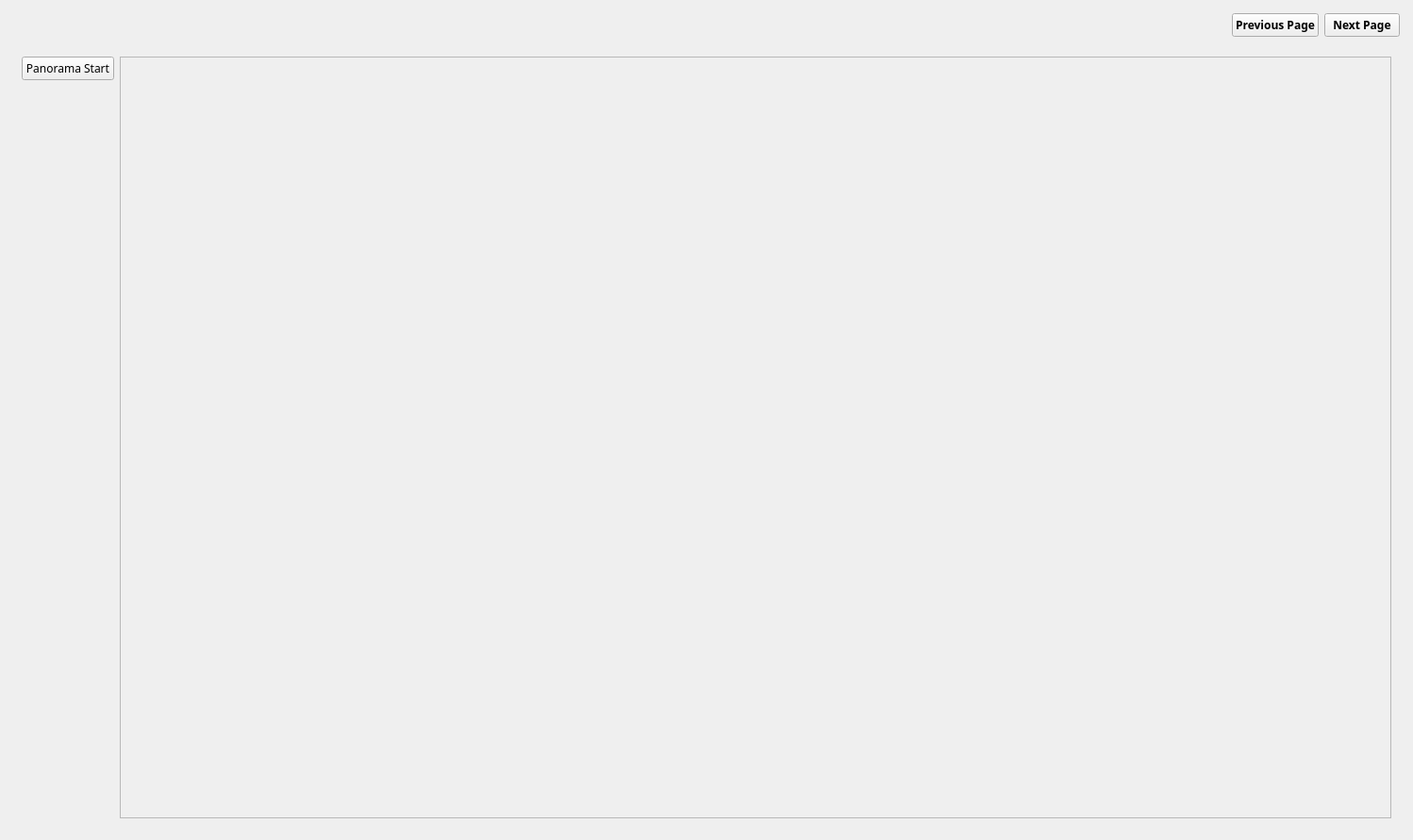
<?xml version="1.0" encoding="UTF-8"?>
<ui version="4.0">
 <class>MainWindow</class>
 <widget class="QMainWindow" name="MainWindow">
  <property name="windowModality">
   <enum>Qt::WindowModal</enum>
  </property>
  <property name="geometry">
   <rect>
    <x>0</x>
    <y>0</y>
    <width>1498</width>
    <height>891</height>
   </rect>
  </property>
  <property name="sizePolicy">
   <sizepolicy hsizetype="Expanding" vsizetype="Expanding">
    <horstretch>0</horstretch>
    <verstretch>0</verstretch>
   </sizepolicy>
  </property>
  <property name="windowTitle">
   <string>panorama</string>
  </property>
  <property name="windowIcon">
   <iconset>
    <normaloff>skysysIcon.png</normaloff>skysysIcon.png</iconset>
  </property>
  <widget class="QWidget" name="centralwidget">
   <layout class="QGridLayout" name="gridLayout">
    <item row="1" column="0">
     <widget class="QStackedWidget" name="QStackedWidget">
      <property name="currentIndex">
       <number>2</number>
      </property>
      <widget class="QWidget" name="page1">
       <layout class="QHBoxLayout" name="page1Layout">
        <property name="spacing">
         <number>5</number>
        </property>
        <property name="leftMargin">
         <number>5</number>
        </property>
        <property name="topMargin">
         <number>5</number>
        </property>
        <property name="rightMargin">
         <number>5</number>
        </property>
        <property name="bottomMargin">
         <number>5</number>
        </property>
        <item>
         <widget class="QWidget" name="pageWidget1" native="true">
          <layout class="QHBoxLayout" name="horizontalLayout_12">
           <property name="rightMargin">
            <number>0</number>
           </property>
           <item>
            <layout class="QVBoxLayout" name="verticalLayout_4">
             <property name="rightMargin">
              <number>0</number>
             </property>
             <item>
              <widget class="QLabel" name="liveLabel">
               <property name="sizePolicy">
                <sizepolicy hsizetype="Minimum" vsizetype="Preferred">
                 <horstretch>0</horstretch>
                 <verstretch>0</verstretch>
                </sizepolicy>
               </property>
               <property name="font">
                <font>
                 <family>나눔고딕</family>
                 <pointsize>12</pointsize>
                 <weight>75</weight>
                 <bold>true</bold>
                </font>
               </property>
               <property name="text">
                <string>라이브</string>
               </property>
              </widget>
             </item>
             <item>
              <widget class="QLabel" name="chListLabel">
               <property name="sizePolicy">
                <sizepolicy hsizetype="Minimum" vsizetype="Preferred">
                 <horstretch>0</horstretch>
                 <verstretch>0</verstretch>
                </sizepolicy>
               </property>
               <property name="font">
                <font>
                 <family>나눔고딕</family>
                </font>
               </property>
               <property name="text">
                <string>채널 리스트</string>
               </property>
              </widget>
             </item>
             <item>
              <widget class="QTreeWidget" name="chTreeWidget">
               <property name="sizePolicy">
                <sizepolicy hsizetype="Minimum" vsizetype="MinimumExpanding">
                 <horstretch>0</horstretch>
                 <verstretch>0</verstretch>
                </sizepolicy>
               </property>
               <property name="font">
                <font>
                 <family>나눔고딕</family>
                </font>
               </property>
               <column>
                <property name="text">
                 <string>CCTV</string>
                </property>
               </column>
               <column>
                <property name="text">
                 <string>URL</string>
                </property>
               </column>
              </widget>
             </item>
             <item>
              <spacer name="verticalSpacer_5">
               <property name="orientation">
                <enum>Qt::Vertical</enum>
               </property>
               <property name="sizeType">
                <enum>QSizePolicy::Minimum</enum>
               </property>
               <property name="sizeHint" stdset="0">
                <size>
                 <width>20</width>
                 <height>40</height>
                </size>
               </property>
              </spacer>
             </item>
             <item>
              <widget class="QLabel" name="streamingLabel">
               <property name="sizePolicy">
                <sizepolicy hsizetype="Minimum" vsizetype="Preferred">
                 <horstretch>0</horstretch>
                 <verstretch>0</verstretch>
                </sizepolicy>
               </property>
               <property name="font">
                <font>
                 <family>나눔고딕</family>
                 <weight>75</weight>
                 <bold>true</bold>
                </font>
               </property>
               <property name="text">
                <string>Streaming</string>
               </property>
               <property name="alignment">
                <set>Qt::AlignCenter</set>
               </property>
              </widget>
             </item>
             <item>
              <layout class="QHBoxLayout" name="horizontalLayout_4">
               <item>
                <spacer name="horizontalSpacer">
                 <property name="orientation">
                  <enum>Qt::Horizontal</enum>
                 </property>
                 <property name="sizeType">
                  <enum>QSizePolicy::Minimum</enum>
                 </property>
                 <property name="sizeHint" stdset="0">
                  <size>
                   <width>40</width>
                   <height>20</height>
                  </size>
                 </property>
                </spacer>
               </item>
               <item>
                <widget class="QComboBox" name="chComboBox">
                 <property name="sizePolicy">
                  <sizepolicy hsizetype="Minimum" vsizetype="Fixed">
                   <horstretch>0</horstretch>
                   <verstretch>0</verstretch>
                  </sizepolicy>
                 </property>
                 <property name="font">
                  <font>
                   <family>나눔고딕</family>
                  </font>
                 </property>
                 <item>
                  <property name="text">
                   <string>No Channel</string>
                  </property>
                 </item>
                 <item>
                  <property name="text">
                   <string>CCTV1</string>
                  </property>
                 </item>
                 <item>
                  <property name="text">
                   <string>CCTV2</string>
                  </property>
                 </item>
                 <item>
                  <property name="text">
                   <string>CCTV3</string>
                  </property>
                 </item>
                 <item>
                  <property name="text">
                   <string>CCTV4</string>
                  </property>
                 </item>
                 <item>
                  <property name="text">
                   <string>CCTV5</string>
                  </property>
                 </item>
                 <item>
                  <property name="text">
                   <string>CCTV6</string>
                  </property>
                 </item>
                 <item>
                  <property name="text">
                   <string>CCTV7</string>
                  </property>
                 </item>
                 <item>
                  <property name="text">
                   <string>CCTV8</string>
                  </property>
                 </item>
                 <item>
                  <property name="text">
                   <string>CCTV9</string>
                  </property>
                 </item>
                 <item>
                  <property name="text">
                   <string>CCTV10</string>
                  </property>
                 </item>
                </widget>
               </item>
               <item>
                <spacer name="horizontalSpacer_2">
                 <property name="orientation">
                  <enum>Qt::Horizontal</enum>
                 </property>
                 <property name="sizeType">
                  <enum>QSizePolicy::Minimum</enum>
                 </property>
                 <property name="sizeHint" stdset="0">
                  <size>
                   <width>40</width>
                   <height>20</height>
                  </size>
                 </property>
                </spacer>
               </item>
              </layout>
             </item>
             <item>
              <widget class="QLabel" name="ptzControlLabel">
               <property name="sizePolicy">
                <sizepolicy hsizetype="Minimum" vsizetype="Preferred">
                 <horstretch>0</horstretch>
                 <verstretch>0</verstretch>
                </sizepolicy>
               </property>
               <property name="font">
                <font>
                 <family>나눔고딕</family>
                 <weight>75</weight>
                 <bold>true</bold>
                </font>
               </property>
               <property name="text">
                <string>PTZ Control</string>
               </property>
               <property name="alignment">
                <set>Qt::AlignCenter</set>
               </property>
              </widget>
             </item>
             <item>
              <layout class="QHBoxLayout" name="horizontalLayout_5">
               <property name="rightMargin">
                <number>0</number>
               </property>
               <property name="bottomMargin">
                <number>0</number>
               </property>
               <item>
                <widget class="QPushButton" name="leftButton">
                 <property name="font">
                  <font>
                   <family>나눔고딕</family>
                   <pointsize>12</pointsize>
                  </font>
                 </property>
                 <property name="text">
                  <string>←</string>
                 </property>
                </widget>
               </item>
               <item>
                <layout class="QVBoxLayout" name="verticalLayout">
                 <property name="bottomMargin">
                  <number>0</number>
                 </property>
                 <item>
                  <widget class="QPushButton" name="upButton">
                   <property name="font">
                    <font>
                     <family>나눔고딕</family>
                     <pointsize>12</pointsize>
                    </font>
                   </property>
                   <property name="text">
                    <string>↑</string>
                   </property>
                  </widget>
                 </item>
                 <item>
                  <widget class="QPushButton" name="homeButton">
                   <property name="font">
                    <font>
                     <family>나눔고딕</family>
                     <pointsize>12</pointsize>
                    </font>
                   </property>
                   <property name="text">
                    <string>Home</string>
                   </property>
                  </widget>
                 </item>
                 <item>
                  <widget class="QPushButton" name="downButton">
                   <property name="font">
                    <font>
                     <family>나눔고딕</family>
                     <pointsize>12</pointsize>
                    </font>
                   </property>
                   <property name="text">
                    <string>↓</string>
                   </property>
                  </widget>
                 </item>
                </layout>
               </item>
               <item>
                <widget class="QPushButton" name="rightButton">
                 <property name="font">
                  <font>
                   <family>나눔고딕</family>
                   <pointsize>12</pointsize>
                  </font>
                 </property>
                 <property name="text">
                  <string>→</string>
                 </property>
                </widget>
               </item>
              </layout>
             </item>
             <item>
              <layout class="QHBoxLayout" name="horizontalLayout_7">
               <property name="bottomMargin">
                <number>0</number>
               </property>
               <item>
                <widget class="QPushButton" name="zoomOutButton">
                 <property name="font">
                  <font>
                   <family>나눔고딕</family>
                   <pointsize>12</pointsize>
                   <weight>75</weight>
                   <bold>true</bold>
                  </font>
                 </property>
                 <property name="text">
                  <string>─</string>
                 </property>
                </widget>
               </item>
               <item>
                <widget class="QLabel" name="zoomLabel">
                 <property name="sizePolicy">
                  <sizepolicy hsizetype="Minimum" vsizetype="Preferred">
                   <horstretch>0</horstretch>
                   <verstretch>0</verstretch>
                  </sizepolicy>
                 </property>
                 <property name="font">
                  <font>
                   <family>나눔고딕</family>
                   <weight>75</weight>
                   <bold>true</bold>
                  </font>
                 </property>
                 <property name="text">
                  <string>Zoom</string>
                 </property>
                 <property name="alignment">
                  <set>Qt::AlignCenter</set>
                 </property>
                </widget>
               </item>
               <item>
                <widget class="QPushButton" name="zoomInButton">
                 <property name="font">
                  <font>
                   <family>나눔고딕</family>
                   <pointsize>12</pointsize>
                   <weight>75</weight>
                   <bold>true</bold>
                  </font>
                 </property>
                 <property name="text">
                  <string>+</string>
                 </property>
                </widget>
               </item>
              </layout>
             </item>
             <item>
              <spacer name="verticalSpacer_3">
               <property name="orientation">
                <enum>Qt::Vertical</enum>
               </property>
               <property name="sizeType">
                <enum>QSizePolicy::Expanding</enum>
               </property>
               <property name="sizeHint" stdset="0">
                <size>
                 <width>20</width>
                 <height>40</height>
                </size>
               </property>
              </spacer>
             </item>
            </layout>
           </item>
           <item>
            <widget class="QLabel" name="viewLabel">
             <property name="enabled">
              <bool>true</bool>
             </property>
             <property name="sizePolicy">
              <sizepolicy hsizetype="Expanding" vsizetype="Expanding">
               <horstretch>0</horstretch>
               <verstretch>0</verstretch>
              </sizepolicy>
             </property>
             <property name="maximumSize">
              <size>
               <width>16777215</width>
               <height>16777215</height>
              </size>
             </property>
             <property name="font">
              <font>
               <family>나눔고딕</family>
               <pointsize>15</pointsize>
               <weight>75</weight>
               <bold>true</bold>
              </font>
             </property>
             <property name="styleSheet">
              <string notr="true">background-color: rgb(91, 91, 91);color: rgb(255, 255, 255);</string>
             </property>
             <property name="text">
              <string>No Channel</string>
             </property>
             <property name="alignment">
              <set>Qt::AlignCenter</set>
             </property>
            </widget>
           </item>
          </layout>
         </widget>
        </item>
       </layout>
      </widget>
      <widget class="QWidget" name="page2">
       <layout class="QHBoxLayout" name="page2Layout">
        <property name="spacing">
         <number>5</number>
        </property>
        <property name="leftMargin">
         <number>5</number>
        </property>
        <property name="topMargin">
         <number>5</number>
        </property>
        <property name="rightMargin">
         <number>5</number>
        </property>
        <property name="bottomMargin">
         <number>5</number>
        </property>
        <item>
         <widget class="QWidget" name="pageWidget2" native="true">
          <layout class="QHBoxLayout" name="horizontalLayout_3">
           <item>
            <widget class="QWidget" name="verticalWidget" native="true">
             <property name="sizePolicy">
              <sizepolicy hsizetype="Maximum" vsizetype="Preferred">
               <horstretch>0</horstretch>
               <verstretch>0</verstretch>
              </sizepolicy>
             </property>
             <layout class="QVBoxLayout" name="verticalLayout_2">
              <item>
               <widget class="QPushButton" name="ptzButton">
                <property name="sizePolicy">
                 <sizepolicy hsizetype="Expanding" vsizetype="Fixed">
                  <horstretch>0</horstretch>
                  <verstretch>0</verstretch>
                 </sizepolicy>
                </property>
                <property name="font">
                 <font>
                  <family>나눔고딕</family>
                 </font>
                </property>
                <property name="text">
                 <string>PTZ Start</string>
                </property>
               </widget>
              </item>
              <item>
               <widget class="QComboBox" name="chComboBox_2">
                <property name="sizePolicy">
                 <sizepolicy hsizetype="Preferred" vsizetype="Fixed">
                  <horstretch>0</horstretch>
                  <verstretch>0</verstretch>
                 </sizepolicy>
                </property>
                <property name="font">
                 <font>
                  <family>나눔고딕</family>
                 </font>
                </property>
                <item>
                 <property name="text">
                  <string>CCTV1</string>
                 </property>
                </item>
                <item>
                 <property name="text">
                  <string>CCTV2</string>
                 </property>
                </item>
                <item>
                 <property name="text">
                  <string>CCTV3</string>
                 </property>
                </item>
                <item>
                 <property name="text">
                  <string>CCTV4</string>
                 </property>
                </item>
                <item>
                 <property name="text">
                  <string>CCTV5</string>
                 </property>
                </item>
                <item>
                 <property name="text">
                  <string>CCTV6</string>
                 </property>
                </item>
                <item>
                 <property name="text">
                  <string>CCTV7</string>
                 </property>
                </item>
                <item>
                 <property name="text">
                  <string>CCTV8</string>
                 </property>
                </item>
                <item>
                 <property name="text">
                  <string>CCTV9</string>
                 </property>
                </item>
                <item>
                 <property name="text">
                  <string>CCTV10</string>
                 </property>
                </item>
               </widget>
              </item>
              <item>
               <widget class="QPushButton" name="restartButton">
                <property name="sizePolicy">
                 <sizepolicy hsizetype="Expanding" vsizetype="Fixed">
                  <horstretch>0</horstretch>
                  <verstretch>0</verstretch>
                 </sizepolicy>
                </property>
                <property name="font">
                 <font>
                  <family>나눔고딕</family>
                 </font>
                </property>
                <property name="text">
                 <string>ReStart</string>
                </property>
               </widget>
              </item>
              <item>
               <spacer name="verticalSpacer">
                <property name="orientation">
                 <enum>Qt::Vertical</enum>
                </property>
                <property name="sizeHint" stdset="0">
                 <size>
                  <width>20</width>
                  <height>40</height>
                 </size>
                </property>
               </spacer>
              </item>
             </layout>
            </widget>
           </item>
           <item>
            <layout class="QGridLayout" name="gridLayout_5">
             <item row="0" column="1">
              <widget class="QLabel" name="label_1">
               <property name="font">
                <font>
                 <family>나눔고딕</family>
                </font>
               </property>
               <property name="text">
                <string>None</string>
               </property>
               <property name="alignment">
                <set>Qt::AlignCenter</set>
               </property>
              </widget>
             </item>
             <item row="0" column="0">
              <widget class="QLabel" name="cctvLabel_1">
               <property name="font">
                <font>
                 <family>나눔고딕</family>
                 <pointsize>15</pointsize>
                 <weight>75</weight>
                 <bold>true</bold>
                </font>
               </property>
               <property name="text">
                <string>CCTV1</string>
               </property>
               <property name="alignment">
                <set>Qt::AlignCenter</set>
               </property>
              </widget>
             </item>
             <item row="3" column="2">
              <widget class="QLabel" name="cctvLabel_9">
               <property name="font">
                <font>
                 <family>나눔고딕</family>
                 <pointsize>15</pointsize>
                 <weight>75</weight>
                 <bold>true</bold>
                </font>
               </property>
               <property name="text">
                <string>CCTV9</string>
               </property>
               <property name="alignment">
                <set>Qt::AlignCenter</set>
               </property>
              </widget>
             </item>
             <item row="3" column="0">
              <widget class="QLabel" name="cctvLabel_4">
               <property name="font">
                <font>
                 <family>나눔고딕</family>
                 <pointsize>15</pointsize>
                 <weight>75</weight>
                 <bold>true</bold>
                </font>
               </property>
               <property name="text">
                <string>CCTV4</string>
               </property>
               <property name="alignment">
                <set>Qt::AlignCenter</set>
               </property>
              </widget>
             </item>
             <item row="1" column="2">
              <widget class="QLabel" name="cctvLabel_7">
               <property name="font">
                <font>
                 <family>나눔고딕</family>
                 <pointsize>15</pointsize>
                 <weight>75</weight>
                 <bold>true</bold>
                </font>
               </property>
               <property name="text">
                <string>CCTV7</string>
               </property>
               <property name="alignment">
                <set>Qt::AlignCenter</set>
               </property>
              </widget>
             </item>
             <item row="1" column="0">
              <widget class="QLabel" name="cctvLabel_2">
               <property name="font">
                <font>
                 <family>나눔고딕</family>
                 <pointsize>15</pointsize>
                 <weight>75</weight>
                 <bold>true</bold>
                </font>
               </property>
               <property name="text">
                <string>CCTV2</string>
               </property>
               <property name="alignment">
                <set>Qt::AlignCenter</set>
               </property>
              </widget>
             </item>
             <item row="2" column="2">
              <widget class="QLabel" name="cctvLabel_8">
               <property name="font">
                <font>
                 <family>나눔고딕</family>
                 <pointsize>15</pointsize>
                 <weight>75</weight>
                 <bold>true</bold>
                </font>
               </property>
               <property name="text">
                <string>CCTV8</string>
               </property>
               <property name="alignment">
                <set>Qt::AlignCenter</set>
               </property>
              </widget>
             </item>
             <item row="4" column="3">
              <widget class="QLabel" name="label_10">
               <property name="font">
                <font>
                 <family>나눔고딕</family>
                </font>
               </property>
               <property name="text">
                <string>None</string>
               </property>
               <property name="alignment">
                <set>Qt::AlignCenter</set>
               </property>
              </widget>
             </item>
             <item row="3" column="3">
              <widget class="QLabel" name="label_9">
               <property name="font">
                <font>
                 <family>나눔고딕</family>
                </font>
               </property>
               <property name="text">
                <string>None</string>
               </property>
               <property name="alignment">
                <set>Qt::AlignCenter</set>
               </property>
              </widget>
             </item>
             <item row="1" column="3">
              <widget class="QLabel" name="label_7">
               <property name="font">
                <font>
                 <family>나눔고딕</family>
                </font>
               </property>
               <property name="text">
                <string>None</string>
               </property>
               <property name="alignment">
                <set>Qt::AlignCenter</set>
               </property>
              </widget>
             </item>
             <item row="2" column="1">
              <widget class="QLabel" name="label_3">
               <property name="font">
                <font>
                 <family>나눔고딕</family>
                </font>
               </property>
               <property name="text">
                <string>None</string>
               </property>
               <property name="alignment">
                <set>Qt::AlignCenter</set>
               </property>
              </widget>
             </item>
             <item row="3" column="1">
              <widget class="QLabel" name="label_4">
               <property name="font">
                <font>
                 <family>나눔고딕</family>
                </font>
               </property>
               <property name="text">
                <string>None</string>
               </property>
               <property name="alignment">
                <set>Qt::AlignCenter</set>
               </property>
              </widget>
             </item>
             <item row="2" column="0">
              <widget class="QLabel" name="cctvLabel_3">
               <property name="font">
                <font>
                 <family>나눔고딕</family>
                 <pointsize>15</pointsize>
                 <weight>75</weight>
                 <bold>true</bold>
                </font>
               </property>
               <property name="text">
                <string>CCTV3</string>
               </property>
               <property name="alignment">
                <set>Qt::AlignCenter</set>
               </property>
              </widget>
             </item>
             <item row="4" column="2">
              <widget class="QLabel" name="cctvLabel_10">
               <property name="font">
                <font>
                 <family>나눔고딕</family>
                 <pointsize>15</pointsize>
                 <weight>75</weight>
                 <bold>true</bold>
                </font>
               </property>
               <property name="text">
                <string>CCTV10</string>
               </property>
               <property name="alignment">
                <set>Qt::AlignCenter</set>
               </property>
              </widget>
             </item>
             <item row="1" column="1">
              <widget class="QLabel" name="label_2">
               <property name="font">
                <font>
                 <family>나눔고딕</family>
                </font>
               </property>
               <property name="text">
                <string>None</string>
               </property>
               <property name="alignment">
                <set>Qt::AlignCenter</set>
               </property>
              </widget>
             </item>
             <item row="2" column="3">
              <widget class="QLabel" name="label_8">
               <property name="font">
                <font>
                 <family>나눔고딕</family>
                </font>
               </property>
               <property name="text">
                <string>None</string>
               </property>
               <property name="alignment">
                <set>Qt::AlignCenter</set>
               </property>
              </widget>
             </item>
             <item row="4" column="0">
              <widget class="QLabel" name="cctvLabel_5">
               <property name="font">
                <font>
                 <family>나눔고딕</family>
                 <pointsize>15</pointsize>
                 <weight>75</weight>
                 <bold>true</bold>
                </font>
               </property>
               <property name="text">
                <string>CCTV5</string>
               </property>
               <property name="alignment">
                <set>Qt::AlignCenter</set>
               </property>
              </widget>
             </item>
             <item row="0" column="3">
              <widget class="QLabel" name="label_6">
               <property name="font">
                <font>
                 <family>나눔고딕</family>
                </font>
               </property>
               <property name="text">
                <string>None</string>
               </property>
               <property name="alignment">
                <set>Qt::AlignCenter</set>
               </property>
              </widget>
             </item>
             <item row="0" column="2">
              <widget class="QLabel" name="cctvLabel_6">
               <property name="font">
                <font>
                 <family>나눔고딕</family>
                 <pointsize>15</pointsize>
                 <weight>75</weight>
                 <bold>true</bold>
                </font>
               </property>
               <property name="text">
                <string>CCTV6</string>
               </property>
               <property name="alignment">
                <set>Qt::AlignCenter</set>
               </property>
              </widget>
             </item>
             <item row="4" column="1">
              <widget class="QLabel" name="label_5">
               <property name="font">
                <font>
                 <family>나눔고딕</family>
                </font>
               </property>
               <property name="text">
                <string>None</string>
               </property>
               <property name="alignment">
                <set>Qt::AlignCenter</set>
               </property>
              </widget>
             </item>
            </layout>
           </item>
          </layout>
         </widget>
        </item>
       </layout>
      </widget>
      <widget class="QWidget" name="page3">
       <layout class="QGridLayout" name="page3Layout">
        <property name="leftMargin">
         <number>5</number>
        </property>
        <property name="topMargin">
         <number>5</number>
        </property>
        <property name="rightMargin">
         <number>5</number>
        </property>
        <property name="bottomMargin">
         <number>5</number>
        </property>
        <item row="0" column="0">
         <widget class="QWidget" name="pageWidget3" native="true">
          <layout class="QHBoxLayout" name="horizontalLayout_2">
           <item>
            <layout class="QVBoxLayout" name="verticalLayout_3">
             <item>
              <widget class="QPushButton" name="panoramaButton">
               <property name="font">
                <font>
                 <family>나눔고딕</family>
                </font>
               </property>
               <property name="text">
                <string>Panorama Start</string>
               </property>
              </widget>
             </item>
             <item>
              <spacer name="verticalSpacer_2">
               <property name="orientation">
                <enum>Qt::Vertical</enum>
               </property>
               <property name="sizeHint" stdset="0">
                <size>
                 <width>20</width>
                 <height>40</height>
                </size>
               </property>
              </spacer>
             </item>
            </layout>
           </item>
           <item>
            <widget class="QScrollArea" name="scrollArea">
             <property name="verticalScrollBarPolicy">
              <enum>Qt::ScrollBarAsNeeded</enum>
             </property>
             <property name="horizontalScrollBarPolicy">
              <enum>Qt::ScrollBarAsNeeded</enum>
             </property>
             <property name="sizeAdjustPolicy">
              <enum>QAbstractScrollArea::AdjustToContents</enum>
             </property>
             <property name="widgetResizable">
              <bool>true</bool>
             </property>
             <widget class="QWidget" name="scrollAreaWidgetContents">
              <property name="geometry">
               <rect>
                <x>0</x>
                <y>0</y>
                <width>16</width>
                <height>16</height>
               </rect>
              </property>
              <property name="sizePolicy">
               <sizepolicy hsizetype="Maximum" vsizetype="Maximum">
                <horstretch>0</horstretch>
                <verstretch>0</verstretch>
               </sizepolicy>
              </property>
             </widget>
            </widget>
           </item>
          </layout>
         </widget>
        </item>
       </layout>
      </widget>
     </widget>
    </item>
    <item row="0" column="0">
     <widget class="QWidget" name="topLayout" native="true">
      <layout class="QGridLayout" name="gridLayout_2">
       <property name="leftMargin">
        <number>5</number>
       </property>
       <property name="topMargin">
        <number>5</number>
       </property>
       <property name="rightMargin">
        <number>5</number>
       </property>
       <property name="bottomMargin">
        <number>1</number>
       </property>
       <item row="0" column="0">
        <widget class="QLabel" name="ci">
         <property name="sizePolicy">
          <sizepolicy hsizetype="Maximum" vsizetype="Maximum">
           <horstretch>0</horstretch>
           <verstretch>0</verstretch>
          </sizepolicy>
         </property>
         <property name="maximumSize">
          <size>
           <width>250</width>
           <height>40</height>
          </size>
         </property>
         <property name="text">
          <string/>
         </property>
         <property name="pixmap">
          <pixmap>skysys.png</pixmap>
         </property>
         <property name="scaledContents">
          <bool>true</bool>
         </property>
        </widget>
       </item>
       <item row="0" column="1">
        <spacer name="horizontalSpacer_5">
         <property name="orientation">
          <enum>Qt::Horizontal</enum>
         </property>
         <property name="sizeHint" stdset="0">
          <size>
           <width>40</width>
           <height>13</height>
          </size>
         </property>
        </spacer>
       </item>
       <item row="0" column="2">
        <widget class="QPushButton" name="previousButton">
         <property name="sizePolicy">
          <sizepolicy hsizetype="Minimum" vsizetype="Fixed">
           <horstretch>0</horstretch>
           <verstretch>0</verstretch>
          </sizepolicy>
         </property>
         <property name="font">
          <font>
           <family>나눔고딕</family>
           <weight>75</weight>
           <italic>false</italic>
           <bold>true</bold>
           <underline>false</underline>
          </font>
         </property>
         <property name="text">
          <string>Previous Page</string>
         </property>
         <property name="checkable">
          <bool>false</bool>
         </property>
         <property name="checked">
          <bool>false</bool>
         </property>
        </widget>
       </item>
       <item row="0" column="3">
        <widget class="QPushButton" name="nextButton">
         <property name="sizePolicy">
          <sizepolicy hsizetype="Minimum" vsizetype="Fixed">
           <horstretch>0</horstretch>
           <verstretch>0</verstretch>
          </sizepolicy>
         </property>
         <property name="font">
          <font>
           <family>나눔고딕</family>
           <weight>75</weight>
           <bold>true</bold>
          </font>
         </property>
         <property name="text">
          <string>Next Page</string>
         </property>
        </widget>
       </item>
      </layout>
     </widget>
    </item>
   </layout>
  </widget>
 </widget>
 <resources/>
 <connections/>
</ui>
